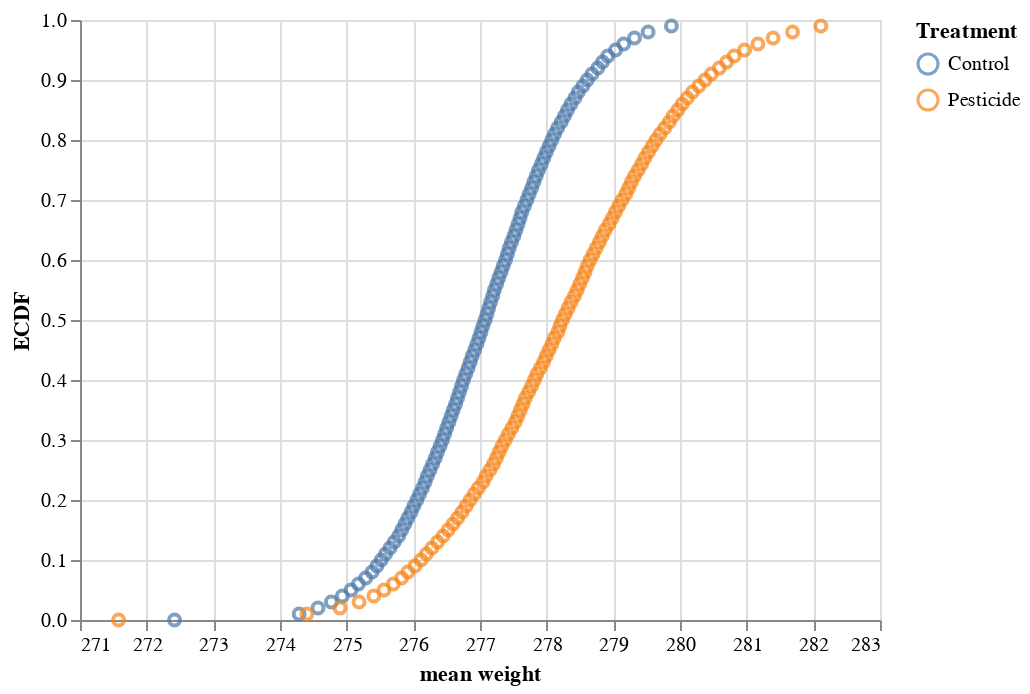

Write notebook code for a chart like this one.
### Code cell
alt.Chart(ecdf_weight_bs_mean_df,
         ).mark_point(
         ).encode(
            x=alt.X('mean weight:Q', scale=alt.Scale(zero=False)),
            y=alt.Y('ECDF:Q', title='ECDF'),
            color='Treatment')

### Figure 1 — Vega-Lite specification as saved in the notebook (floating-point values rounded to 4 significant figures; data arrays with more than 128 entries replaced by an {"elided": "..."} marker saying what was removed)
{"$schema": "https://vega.github.io/schema/vega-lite/v2.4.3.json", "config": {"view": {"height": 300, "width": 400}}, "data": {"values": {"elided": "200 records"}}, "encoding": {"color": {"field": "Treatment", "type": "nominal"}, "x": {"field": "mean weight", "scale": {"zero": false}, "type": "quantitative"}, "y": {"field": "ECDF", "title": "ECDF", "type": "quantitative"}}, "mark": "point"}
